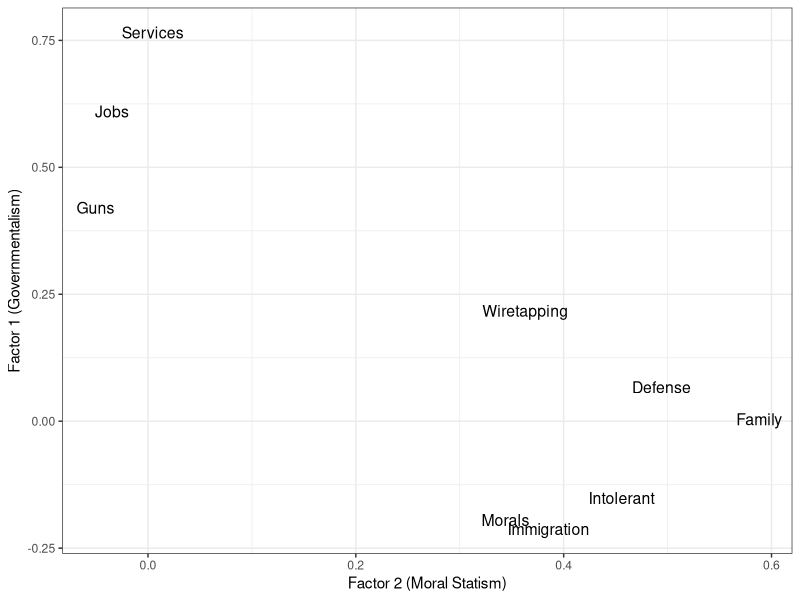

Reproduce this figure in R.
setwd("~/Dropbox/gh_projects/misarchism")
require(arm)
require(ggplot2)
require(GPArotation)

df<-read.csv("data/misarchism_data.csv")

########### Run this analysis first


factor.vars<-subset(df)
factor.vars<-factor.vars[c("caseid", "tea_supp", "gender_respondent_x", "fox", "bornagain", "church",
                           "white", "Auth", "dem_edu", "dem_age_r_x", "Obama", 
                            "republican",
                           "inc_incgroup_pre", "libcpre_self",
                           "trad_famval", "gun_control",
                           "trad_tolerant", "trad_adjust", "wiretap",
                           "defsppr_self", "spsrvpr_ssself",
                           "immig_checks", "guarpr_self")]

# Rescale numeric variables (First 7 columns are categorical variables)
factor.vars[8:length(factor.vars)]<-as.data.frame(sapply(factor.vars[8:length(factor.vars)], function(x) rescale(x)))


detach("package:arm", unload=TRUE)
require(psych)
set.seed(666)

#######################################
## Scree plot for early exploration ###
#######################################

# fad<-factor.vars[10:length(factor.vars)]
# 
# ev <- eigen(cor(fad)) # get eigenvalues
# ap <- parallel(subject=nrow(fad),var=ncol(fad),
#                rep=100,cent=.05)
# nS <- nScree(x=ev$values, aparallel=ap$eigen$qevpea)
# scree.plot<-plotnScree(nS)

########################################
### Factor analysis in paper ###########
########################################

# "15:length" excludes traditional ideology (conservatism), "14:length" includes it

fit <- fa(factor.vars[15:length(factor.vars)], nfactors=2,
          rotate = "oblimin", fm = "ml", warnings=FALSE,
          missing=FALSE)
fad<-factor.vars[15:length(factor.vars)] # "factor analysis data" for later checks
# summary(fit)
# print(fit, sort=TRUE)
# fit


############################################
### Including ideological self-placement ###
############################################

fit2 <- fa(factor.vars[14:length(factor.vars)], nfactors=2,
          rotate = "oblimin", fm = "ml", warnings=FALSE,
          missing=FALSE)
fad2<-factor.vars[14:length(factor.vars)] # "factor analysis data" for later checks

detach("package:psych", unload=TRUE)
require(arm)

# 'fa' function spits out the factors in opposite order this time
# See this in load2
factor.vars$Government2 <- rescale(fit2$scores[,2])
factor.vars$MoralStatism2 <- rescale(fit2$scores[,1])
load2 <- as.data.frame(fit2$loadings[,1:2])

###############################################
### Factor plot in main text
###############################################

load <- as.data.frame(fit$loadings[,1:2])
set.seed(123)
rownames(load)<-c("Family", "Guns", "Intolerant", "Morals", "Wiretapping", "Defense",
                  "Services", "Immigration", "Jobs")
factor.plot<-ggplot(load, aes(x=ML2, y=ML1, label=rownames(load))) +
  geom_text(size=4, position = position_jitter(w = 0.03, h = 0.03)) +
  theme_bw() +
  labs(x="Factor 2 (Moral Statism)", y="Factor 1 (Governmentalism)")


factor.vars$Government <- rescale(fit$scores[,1])
factor.vars$MoralStatism <- rescale(fit$scores[,2])

factor.vars$Antigov<-max(factor.vars$Government, na.rm=T)-factor.vars$Government
factor.vars$Mis<-factor.vars$MoralStatism*factor.vars$Antigov

factor.vars$republican.cat<-ordered(as.factor(df$republican))
factor.vars$ideology.cat<-ordered(as.factor(df$libcpre_self))
factor.vars$Mis.cat<-ordered(cut(factor.vars$Mis, breaks=3))
factor.vars$Antigov.cat<-ordered(cut(factor.vars$Antigov, breaks=3))
factor.vars$MoralStatism.cat<-ordered(cut(factor.vars$MoralStatism, breaks=3))

detach("package:arm", unload=TRUE)

# Keep version with missing for imputation in 'missing.R'
factor.vars.miss<-factor.vars

# Keep version for comparisons to conservatism and republicanism
explore.subset<-subset(factor.vars, select=c("libcpre_self", "ideology.cat", "republican",
                                               "republican.cat", "tea_supp", "Government", "Antigov", "Antigov.cat",
                                               "Mis", "Mis.cat", "MoralStatism", "MoralStatism.cat"))
explore.subset<-explore.subset[complete.cases(explore.subset),]

# Remove missing for main regression models
factor.vars<-factor.vars[complete.cases(factor.vars),]
